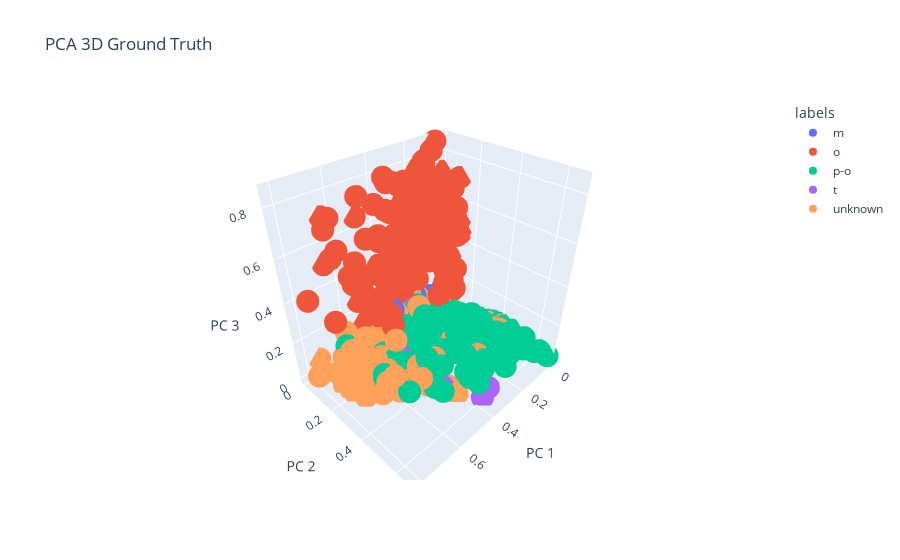

Notebook cell for this chart:
### Code cell
import plotly.express as px
fig = px.scatter_3d(
    W_df, x='x1', y='x2', z='x3', color=W_df['labels'],
    labels={'x1': 'PC 1', 'x2': 'PC 2', 'x3': 'PC 3'}, title='PCA 3D Ground Truth'
)
fig.show()

### Figure 1 — Plotly figure (JSON) as saved in the notebook; plotly's stock layout.template omitted (floating-point values rounded to 4 significant figures; data arrays with more than 128 entries replaced by an {"elided": "..."} marker saying what was removed)
{"data": [{"hovertemplate": "labels=m<br>PC 1=%{x}<br>PC 2=%{y}<br>PC 3=%{z}<extra></extra>", "legendgroup": "m", "marker": {"color": "#636efa", "symbol": "circle"}, "mode": "markers", "name": "m", "scene": "scene", "showlegend": true, "type": "scatter3d", "x": {"elided": "460 float values"}, "y": {"elided": "460 float values"}, "z": {"elided": "460 float values"}}, {"hovertemplate": "labels=o<br>PC 1=%{x}<br>PC 2=%{y}<br>PC 3=%{z}<extra></extra>", "legendgroup": "o", "marker": {"color": "#EF553B", "symbol": "circle"}, "mode": "markers", "name": "o", "scene": "scene", "showlegend": true, "type": "scatter3d", "x": {"elided": "345 float values"}, "y": {"elided": "345 float values"}, "z": {"elided": "345 float values"}}, {"hovertemplate": "labels=p-o<br>PC 1=%{x}<br>PC 2=%{y}<br>PC 3=%{z}<extra></extra>", "legendgroup": "p-o", "marker": {"color": "#00cc96", "symbol": "circle"}, "mode": "markers", "name": "p-o", "scene": "scene", "showlegend": true, "type": "scatter3d", "x": {"elided": "404 float values"}, "y": {"elided": "404 float values"}, "z": {"elided": "404 float values"}}, {"hovertemplate": "labels=t<br>PC 1=%{x}<br>PC 2=%{y}<br>PC 3=%{z}<extra></extra>", "legendgroup": "t", "marker": {"color": "#ab63fa", "symbol": "circle"}, "mode": "markers", "name": "t", "scene": "scene", "showlegend": true, "type": "scatter3d", "x": {"elided": "245 float values"}, "y": {"elided": "245 float values"}, "z": {"elided": "245 float values"}}, {"hovertemplate": "labels=unknown<br>PC 1=%{x}<br>PC 2=%{y}<br>PC 3=%{z}<extra></extra>", "legendgroup": "unknown", "marker": {"color": "#FFA15A", "symbol": "circle"}, "mode": "markers", "name": "unknown", "scene": "scene", "showlegend": true, "type": "scatter3d", "x": {"elided": "271 float values"}, "y": {"elided": "271 float values"}, "z": {"elided": "271 float values"}}], "layout": {"legend": {"title": {"text": "labels"}, "tracegroupgap": 0}, "scene": {"domain": {"x": [0, 1], "y": [0, 1]}, "xaxis": {"title": {"text": "PC 1"}}, "yaxis": {"title": {"text": "PC 2"}}, "zaxis": {"title": {"text": "PC 3"}}}, "title": {"text": "PCA 3D Ground Truth"}}}
